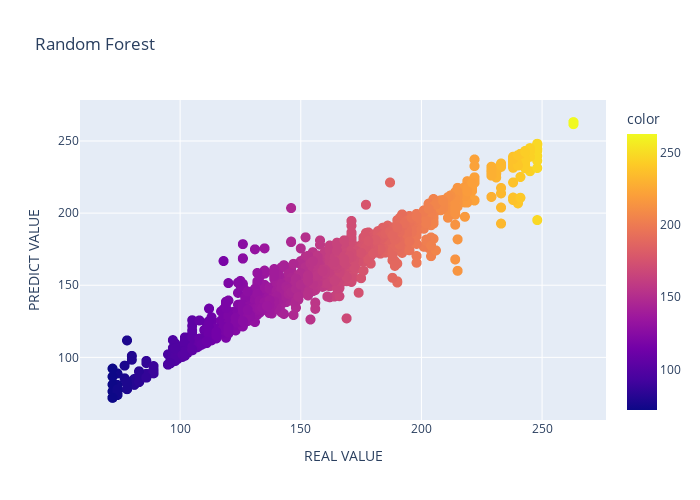

Notebook code for this chart:
### Code cell
import plotly.express as px

fig = px.scatter(x=y_test, y=y_pred, color=y_test, title='Random Forest', width=700, height=500, )
fig.update_traces(marker_size=10)
fig.update_xaxes(title_text='REAL VALUE')
fig.update_yaxes(title_text='PREDICT VALUE')
fig.show()

### Figure 1 — Plotly figure (JSON) as saved in the notebook; plotly's stock layout.template omitted (floating-point values rounded to 4 significant figures; data arrays with more than 128 entries replaced by an {"elided": "..."} marker saying what was removed)
{"data": [{"hovertemplate": "x=%{x}<br>y=%{y}<br>color=%{marker.color}<extra></extra>", "legendgroup": "", "marker": {"color": {"elided": "7696 int values"}, "coloraxis": "coloraxis", "size": 10, "symbol": "circle"}, "mode": "markers", "name": "", "showlegend": false, "type": "scattergl", "x": {"elided": "7696 int values"}, "xaxis": "x", "y": {"elided": "7696 float values"}, "yaxis": "y"}], "layout": {"coloraxis": {"colorbar": {"title": {"text": "color"}}, "colorscale": [[0, "#0d0887"], [0.1111, "#46039f"], [0.2222, "#7201a8"], [0.3333, "#9c179e"], [0.4444, "#bd3786"], [0.5556, "#d8576b"], [0.6667, "#ed7953"], [0.7778, "#fb9f3a"], [0.8889, "#fdca26"], [1, "#f0f921"]]}, "height": 500, "legend": {"tracegroupgap": 0}, "title": {"text": "Random Forest"}, "width": 700, "xaxis": {"anchor": "y", "domain": [0, 1], "title": {"text": "REAL VALUE"}}, "yaxis": {"anchor": "x", "domain": [0, 1], "title": {"text": "PREDICT VALUE"}}}}
